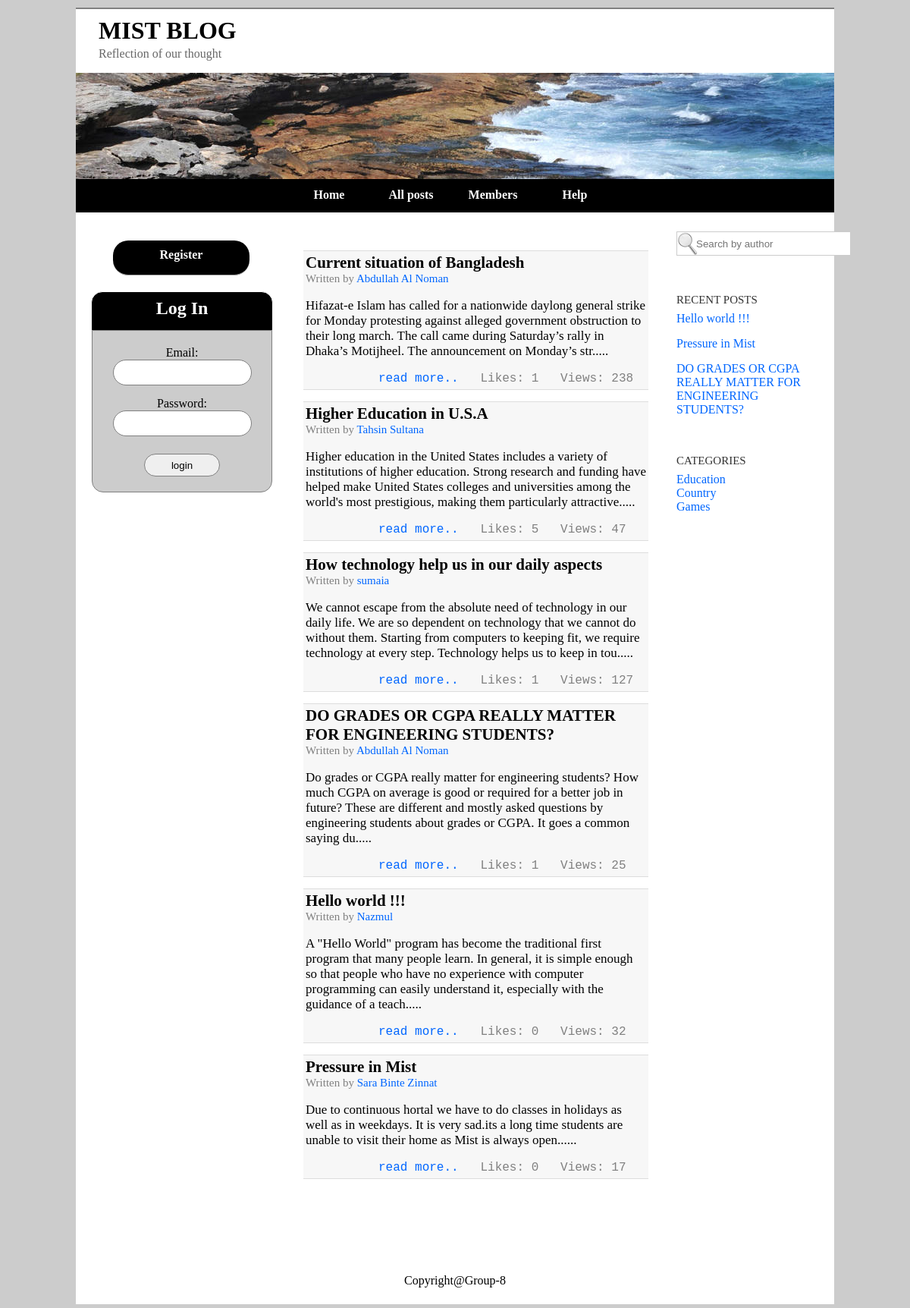
The page /my-blog/index.php on the database its author committed.
### tables this page shows
CREATE TABLE IF NOT EXISTS `posts` (
  `post_id` int(10) NOT NULL AUTO_INCREMENT,
  `user_id` int(10) NOT NULL,
  `title` varchar(255) NOT NULL,
  `text` varchar(10000) NOT NULL,
  `rating` tinyint(5) NOT NULL,
  `date` varchar(10) NOT NULL,
  `views` int(10) NOT NULL,
  `likes` int(10) NOT NULL,
  PRIMARY KEY (`post_id`)
);

CREATE TABLE IF NOT EXISTS `users` (
  `user_id` int(10) NOT NULL AUTO_INCREMENT,
  `email` varchar(255) NOT NULL,
  `password` varchar(20) NOT NULL,
  `full_name` varchar(50) NOT NULL,
  `nick_name` varchar(15) NOT NULL,
  `gender` tinyint(1) NOT NULL COMMENT 'male:0 female:1',
  `date_of_birth` varchar(15) NOT NULL,
  `address` varchar(255) NOT NULL,
  `city` varchar(255) NOT NULL,
  `country` varchar(255) NOT NULL,
  `reg_date` datetime NOT NULL,
  PRIMARY KEY (`user_id`),
  UNIQUE KEY `email` (`email`)
);

### my-blog/helpers/common.php (called while the page is built, shortened)
<?php
function &getDBObject(){
    require_once 'library/db/mysql.php';
    global $db_config;
    $tmp = new Mysql($db_config['host'], $db_config['user'],$db_config['password'], $db_config['database']);
    $tmp->connect();
    $db_object = &$tmp;
    return $db_object;
}
function loadTheme($theme_name){
    require_once THEME_PATH.$theme_name.'/basic'.FILE_EXT;
}
function loadView($view_name, $data=array(),$mdata=array(), $ldata=array(), $return=true){
    extract($data);
    extract($mdata);
    extract($ldata);
    require_once VIEW_PATH.$view_name.FILE_EXT;
    return ob_get_clean();
}
?>

### my-blog/controllers/post.php (called while the page is built, shortened)
<?php
$action2=$_POST['action2'];
if(!isset($action2)|| empty($action2)){
   $action2=$_GET['action2'];
}
$posts=getModel('Posts');
switch($action2){
    default :
            $post=$posts->getPosts();
        foreach($post as $key=>$value){
            $author=$posts->getAuthor($value['user_id']);
            $value['author']=$author;
            $post[$key]=$value;
        }
            $post_list=loadView('post-list',$post);
}
?>

### my-blog/index.php (called while the page is built, shortened)
<?php
require_once 'config/config.php';
require_once 'config/db-config.php';
require_once 'helpers/common.php';
$action=$_POST['action'];
if(!isset($action)|| empty($action)){
   $action=$_GET['action'];
}
$controller='';
switch($action){
    default:
        $controller='post.php';
}
include_once CONTROLLER_PATH.$controller;
loadTheme($current_theme);
?>

### my-blog/library/db/mysql.php (called while the page is built, shortened)
<?php
class Mysql{
    private  $host;
    private  $user;
    private  $password;
    private  $link;
    function __construct($h,$u,$p,$d){
        $this->host =$h;
        $this->user =$u;
        $this->password = $p;
        $this->link = NULL;
    }
    function connect(){
        $this->link = mysql_connect($this->host,  $this->user,  $this->password);
    }
    function getRows($query){
        $result=mysql_query($query,  $this->link);
        $rows = array();
        while($row = mysql_fetch_assoc($result))
        {
            $rows[]=$row;
        }
        return $rows;
    }
    function getName($query){
        $result=mysql_query($query, $this->link);
        $result=  mysql_fetch_array($result);
        return $result['full_name'];
    }
}
?>

### my-blog/models/posts.php (called while the page is built, shortened)
<?php
class Posts{
    private $db;
    function  __construct() {
        $this->db=&getDBObject();
    }
    function getAuthor($user_id) {
        $query="SELECT * FROM users WHERE user_id='$user_id'";
        return $this->db->getName($query);
    }
    function getPosts(){
        $query="SELECT * FROM posts WHERE 1";
        return $this->db->getRows($query);
    }
}
?>

### my-blog/themes/basic/basic.php (called while the page is built)
<?php
require_once THEME_PATH.$theme_name.'/header.php';
require_once THEME_PATH.$theme_name.'/leftbar.php';
require_once THEME_PATH.$theme_name.'/content.php';
require_once THEME_PATH.$theme_name.'/rightbar.php';
require_once THEME_PATH.$theme_name.'/footer.php';
?>

### my-blog/views/post-list.php (the view, shortened to what this page needs)
    <?php
$a= count($data);
$b=array();
$c=array();
$d=array();
for($i=0;$i<$a;$i++) {
    ?>
<table class="post" align="left" width="455">
    <tr>
        <td>
        <?php
    $c[$i]=$data[$i]['title'];
    $b[$i]=$data[$i]['post_id'];
    $d[$i]=$data[$i]['author'];
    $e[$i]=$data[$i]['user_id'];
    $t[$i]=$data[$i]['text'];
    echo "<a class=\"post-head\" href=?action=post&&action2=post&&post_id=$b[$i]><b class=\"to\">$c[$i]</b></a>";
    echo "<p style=\"margin:0 0px;font-size:15px;color:gray;\">Written by <a href=\"?action=user&&action2=post&&user_id=$e[$i]\">".$d[$i]."</a></p>";
    echo "<p>".  substr($t[$i], 0, 250).".....</p>";
    echo "<pre><p style=\"margin-bottom:-15px;font-size:16px;color:gray;\"><a href=?action=post&&action2=post&&post_id=$b[$i]>          read more..</a>   Likes: ".$data[$i]['likes']."   Views: ".$data[$i]['views']."</p></pre>";
    ?>
        </td>
    </tr>
</table>
<?php
}
?>

### my-blog/themes/basic/rightbar.php
<?php
$query = "SELECT * FROM posts ORDER BY post_id DESC LIMIT 0 , 3";
$result=mysql_query($query);
$rows = array();
        while($row = mysql_fetch_assoc($result))
        {
            $rows[]=$row;
        }
?>
<div id="rightbar">
		<form action="?action=user&&action2=search" method="post">
		<input  class="right" type="text" name="name" placeholder="Search by author" size="23"  />
		</form>
		<p class="rp">RECENT POSTS</p>
		<ul>
			<li style="margin-bottom:15px;"><a href="?action=post&&action2=post&&post_id=<?php echo $rows[0]['post_id'];?>"><?php echo $rows[0]['title']; ?></a></li>
			<li style="margin-bottom:15px;"><a href="?action=post&&action2=post&&post_id=<?php echo $rows[1]['post_id'];?>"><?php echo $rows[1]['title']; ?></a></li>
			<li><a href="?action=post&&action2=post&&post_id=<?php echo $rows[2]['post_id'];?>"><?php echo $rows[2]['title']; ?></a></li>
		</ul>
		<p class="rp">CATEGORIES</p>
		<ul>
			<li><a href="">Education</a></li>
			<li><a href="">Country</a></li>
			<li><a href="">Games</a></li>
		</ul>
	</div>

### my-blog/themes/basic/CSS/style.css (style rules this page uses)
body,html { margin:0; padding:0; background-color:#CCCCCC; }
#rightbar { width:200px; float:right; padding:25px 8px; }
input.right { background-image:url(search.png); background-repeat:no-repeat; padding-left:25px; border:1px solid #CCCCCC; height:28px; }
p.rp { margin-top:50px; font-size:15px; color:#333333; }
ul { list-style-type:none; margin-left:-40px; margin-top:-8px; }
a { text-decoration:none; color:#0066FF; }
a.post-head { font-size:21px; color:#000000; }
.post { border-top:1px solid #DDDDDD; border-bottom:1px ridge #DDDDDD; background-color:#F7F7F7; margin-bottom:15px; }

### rows shown on the page
posts: likes "1", views "238"
posts: likes "5", views "47"
posts: likes "1", views "127"
users: full_name "Abdullah Al Noman"
posts: likes "1", views "25", title "DO GRADES OR CGPA REALLY MATTER FOR ENGINEERING STUDENTS?"
posts: likes "0", views "32", title "Hello world !!!"
posts: likes "0", views "17", title "Pressure in Mist"

### other values the page prints
$c[$i] "Current situation of Bangladesh"
$d[$i] "Abdullah Al Noman"
$c[$i] "Higher Education in U.S.A"
$d[$i] "Tahsin Sultana"
$c[$i] "How technology help us in our daily aspects"
$d[$i] "sumaia"
$c[$i] "DO GRADES OR CGPA REALLY MATTER FOR ENGINEERING STUDENTS?"
$c[$i] "Hello world !!!"
$d[$i] "Nazmul"
$c[$i] "Pressure in Mist"
$d[$i] "Sara Binte Zinnat"
substr($t[$i], 0, 250) "Due to continuous hortal we have to do classes in holidays as well as in weekdays. It is very sad.its a long time students are unable to visit their home as Mist is always open."
